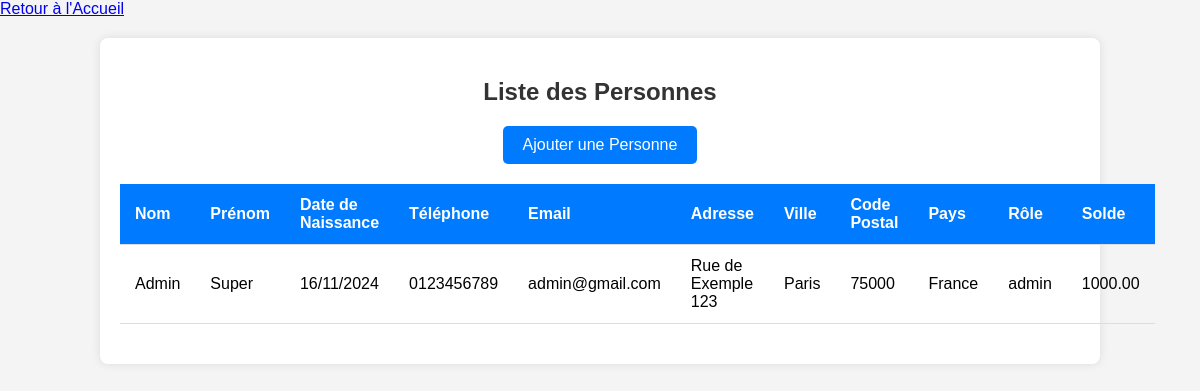
The app's page /personnes/ (signed in) with its own data.
### gui/models.py (models this page shows, shortened)
class Personne(AbstractBaseUser, PermissionsMixin):
    nom = models.CharField(max_length=100)
    prenom = models.CharField(max_length=100)
    date_naissance = models.DateField()
    telephone = models.CharField(max_length=15)
    email = models.EmailField(unique=True)  # Champ unique pour l'identification
    date_creation = models.DateField(auto_now_add=True)
    solde = models.DecimalField(max_digits=10, decimal_places=2)
    adresse = models.ForeignKey('Adresse', on_delete=models.CASCADE)
    role = models.ForeignKey('Role', on_delete=models.CASCADE)
    is_active = models.BooleanField(default=True)
    is_staff = models.BooleanField(default=False)
    is_superuser = models.BooleanField(default=False)
    objects = PersonneManager()
    USERNAME_FIELD = 'email'  # Utiliser l'email comme identifiant unique
    REQUIRED_FIELDS = ['nom', 'prenom']
    class Meta:
        db_table = 'Personne'

class Adresse(models.Model):
    rue = models.CharField(max_length=255)
    n_rue = models.IntegerField()
    ville = models.ForeignKey(Ville, on_delete=models.CASCADE)
    class Meta:
        db_table = 'Adresse'

class Ville(models.Model):
    nom_ville = models.CharField(max_length=100, primary_key=True)
    code_postal = models.CharField(max_length=10)
    pays = models.CharField(max_length=50)
    class Meta:
        db_table = 'Ville'

class Role(models.Model):
    type = models.CharField(max_length=50)
    class Meta:
        db_table = 'Role'
    def __str__(self):
        return self.type

### gui/views.py (the view)
# urls.py: path('personnes/', PersonneList.as_view(), name='personnes_list'),
class PersonneList(StaffRequiredMixin, ListView):
    model = Personne
    template_name = 'gui/lister_personnes.html'

### gui/views.py (called while the page is built)
    def test_func(self):
        return self.request.user.is_staff

### templates/gui/lister_personnes.html (shortened to what this page needs)
<!DOCTYPE html>
<html lang="fr">
<head>
</head>
<body>
<div class="button-container">
    <a href="{% url 'homepage' %}" class="button">Retour à l'Accueil</a>
</div>
<div class="container">
    <h2>Liste des Personnes</h2>
    <a href="/personnes/create/" class="add-button">Ajouter une Personne</a>
    <table>
        <thead>
            <tr>
                <th>Nom</th>
                <th>Prénom</th>
                <th>Date de Naissance</th>
                <th>Téléphone</th>
                <th>Email</th>
                <th>Adresse</th>
                <th>Ville</th>
                <th>Code Postal</th>
                <th>Pays</th>
                <th>Rôle</th>
                <th>Solde</th>
            </tr>
        </thead>
        <tbody>
            {% for personne in object_list %}
            <tr>
                <td>{{ personne.nom }}</td>
                <td>{{ personne.prenom }}</td>
                <td>{{ personne.date_naissance|date:"d/m/Y" }}</td>
                <td>{{ personne.telephone }}</td>
                <td>{{ personne.email }}</td>
                <td>{{ personne.adresse.rue }} {{ personne.adresse.n_rue }}</td>
                <td>{{ personne.adresse.ville.nom_ville }}</td>
                <td>{{ personne.adresse.ville.code_postal }}</td>
                <td>{{ personne.adresse.ville.pays }}</td>
                <td>{{ personne.role }}</td>
                <td>{{ personne.solde }}</td>
            </tr>
            {% empty %}
            <tr>
                <td colspan="8" style="text-align: center;">Aucune personne trouvée.</td>
            </tr>
            {% endfor %}
        </tbody>
    </table>
</div>
</body>
</html>

### templates/gui/lister_personnes.html (style rules this page uses)
body { font-family: Arial, sans-serif; margin: 0; padding: 0; background-color: #f4f4f4; }
.container { width: 80%; margin: 20px auto; background: #fff; padding: 20px; border-radius: 8px; box-shadow: 0 0 10px rgba(0, 0, 0, 0.1); }
h2 { color: #333; text-align: center; margin-bottom: 20px; }
table { width: 100%; border-collapse: collapse; margin: 20px 0; font-size: 16px; }
table th, table td { padding: 12px 15px; text-align: left; border-bottom: 1px solid #ddd; }
table th { background-color: #007BFF; color: white; }
.add-button { display: block; width: fit-content; margin: 20px auto; padding: 10px 20px; text-align: center; background-color: #007BFF; color: white; text-decoration: none; border-radius: 5px; font-size: 16px; }

### records on screen
Personne: nom "Admin", prenom "Super", date_naissance "16/11/2024", telephone "0123456789", email "admin@gmail.com", adresse.rue "Rue de Exemple", adresse.n_rue "123", adresse.ville.nom_ville "Paris", adresse.ville.code_postal "75000", adresse.ville.pays "France", role "admin", solde "1000.00"
